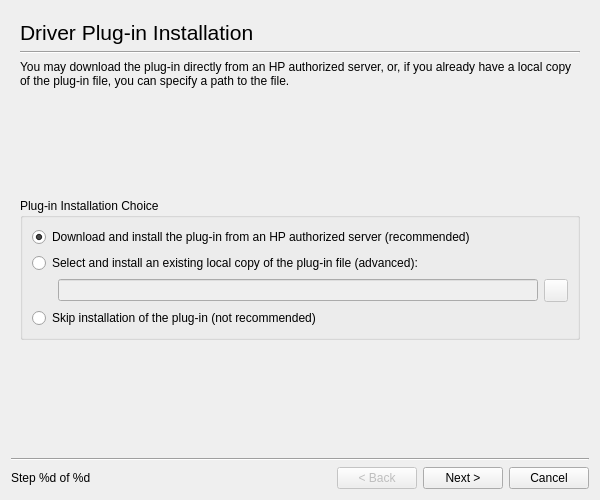
<ui version="4.0" >
 <class>Dialog</class>
 <widget class="QDialog" name="Dialog" >
  <property name="geometry" >
   <rect>
    <x>0</x>
    <y>0</y>
    <width>600</width>
    <height>500</height>
   </rect>
  </property>
  <property name="windowTitle" >
   <string>HP Device Manager - Plug-in Installer</string>
  </property>
  <layout class="QGridLayout" >
   <item row="0" column="0" colspan="5" >
    <widget class="QStackedWidget" name="StackedWidget" >
     <property name="currentIndex" >
      <number>0</number>
     </property>
     <widget class="QWidget" name="page" >
      <layout class="QGridLayout" >
       <item row="0" column="0" >
        <widget class="QLabel" name="label" >
         <property name="font" >
          <font>
           <pointsize>16</pointsize>
          </font>
         </property>
         <property name="text" >
          <string>Driver Plug-in Installation</string>
         </property>
        </widget>
       </item>
       <item row="1" column="0" colspan="2" >
        <widget class="Line" name="line" >
         <property name="orientation" >
          <enum>Qt::Horizontal</enum>
         </property>
        </widget>
       </item>
       <item row="2" column="0" colspan="2" >
        <widget class="QLabel" name="TitleLabel" >
         <property name="text" >
          <string>You may download the plug-in directly from an HP authorized server, or, if you already have a local copy of the plug-in file, you can specify a path to the file.</string>
         </property>
         <property name="wordWrap" >
          <bool>true</bool>
         </property>
        </widget>
       </item>
       <item row="3" column="0" >
        <spacer>
         <property name="orientation" >
          <enum>Qt::Vertical</enum>
         </property>
         <property name="sizeHint" >
          <size>
           <width>20</width>
           <height>40</height>
          </size>
         </property>
        </spacer>
       </item>
       <item row="4" column="0" colspan="2" >
        <widget class="QGroupBox" name="groupBox" >
         <property name="title" >
          <string>Plug-in Installation Choice</string>
         </property>
         <layout class="QGridLayout" >
          <item row="0" column="0" colspan="2" >
           <widget class="QRadioButton" name="DownloadRadioButton" >
            <property name="text" >
             <string>Download and install the plug-in from an HP authorized server (recommended)</string>
            </property>
            <property name="checked" >
             <bool>true</bool>
            </property>
           </widget>
          </item>
          <item row="1" column="0" colspan="2" >
           <widget class="QRadioButton" name="CopyRadioButton" >
            <property name="enabled" >
             <bool>true</bool>
            </property>
            <property name="text" >
             <string>Select and install an existing local copy of the plug-in file (advanced):</string>
            </property>
           </widget>
          </item>
          <item row="2" column="0" >
           <spacer>
            <property name="orientation" >
             <enum>Qt::Horizontal</enum>
            </property>
            <property name="sizeType" >
             <enum>QSizePolicy::Preferred</enum>
            </property>
            <property name="sizeHint" >
             <size>
              <width>20</width>
              <height>20</height>
             </size>
            </property>
           </spacer>
          </item>
          <item row="2" column="1" >
           <layout class="QHBoxLayout" >
            <item>
             <widget class="QLineEdit" name="PathLineEdit" >
              <property name="enabled" >
               <bool>false</bool>
              </property>
              <property name="sizePolicy" >
               <sizepolicy vsizetype="Fixed" hsizetype="MinimumExpanding" >
                <horstretch>0</horstretch>
                <verstretch>0</verstretch>
               </sizepolicy>
              </property>
             </widget>
            </item>
            <item>
             <widget class="QToolButton" name="BrowseToolButton" >
              <property name="enabled" >
               <bool>false</bool>
              </property>
              <property name="toolTip" >
               <string>Open a local copy of the plug-in file</string>
              </property>
              <property name="text" >
               <string/>
              </property>
             </widget>
            </item>
           </layout>
          </item>
          <item row="3" column="0" colspan="2" >
           <widget class="QRadioButton" name="SkipRadioButton" >
            <property name="text" >
             <string>Skip installation of the plug-in (not recommended)</string>
            </property>
           </widget>
          </item>
         </layout>
        </widget>
       </item>
       <item row="5" column="1" >
        <spacer>
         <property name="orientation" >
          <enum>Qt::Vertical</enum>
         </property>
         <property name="sizeHint" >
          <size>
           <width>278</width>
           <height>51</height>
          </size>
         </property>
        </spacer>
       </item>
      </layout>
     </widget>
    </widget>
   </item>
   <item row="1" column="0" colspan="5" >
    <widget class="Line" name="line_2" >
     <property name="orientation" >
      <enum>Qt::Horizontal</enum>
     </property>
    </widget>
   </item>
   <item row="2" column="0" >
    <widget class="QLabel" name="StepText" >
     <property name="text" >
      <string>Step %d of %d</string>
     </property>
    </widget>
   </item>
   <item row="2" column="1" >
    <spacer>
     <property name="orientation" >
      <enum>Qt::Horizontal</enum>
     </property>
     <property name="sizeHint" >
      <size>
       <width>161</width>
       <height>20</height>
      </size>
     </property>
    </spacer>
   </item>
   <item row="2" column="2" >
    <widget class="QPushButton" name="BackButton" >
     <property name="enabled" >
      <bool>false</bool>
     </property>
     <property name="text" >
      <string>&lt; Back</string>
     </property>
    </widget>
   </item>
   <item row="2" column="3" >
    <widget class="QPushButton" name="NextButton" >
     <property name="text" >
      <string>Next ></string>
     </property>
    </widget>
   </item>
   <item row="2" column="4" >
    <widget class="QPushButton" name="CancelButton" >
     <property name="text" >
      <string>Cancel</string>
     </property>
    </widget>
   </item>
  </layout>
 </widget>
 <resources/>
 <connections/>
</ui>
